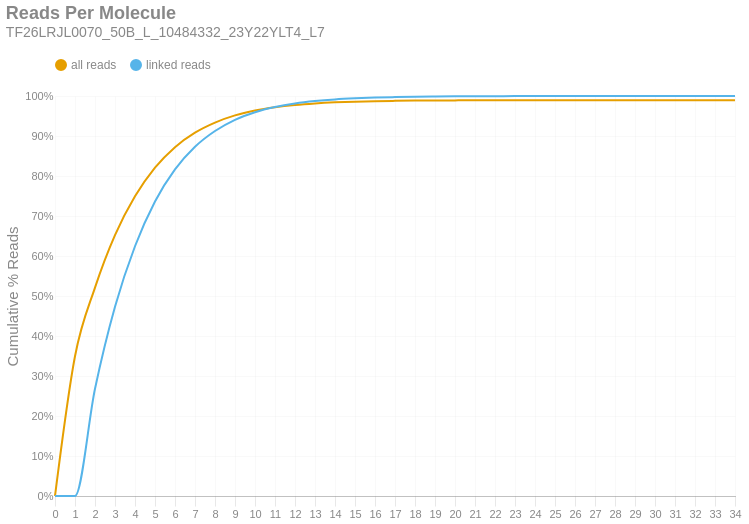

Write notebook code for a chart like this one.
### Markdown cell above
### Reads per Molecule
This chart shows the cumulative distribution of the number of reads per linked molecule. That is, how many alignments are associated with a unique molecule. This excludes the number of reads associated with invalid or absent linked-read barcodes. The `linked` histogram is the percentages recalculated when disregarding singletons.

### Code cell
if SKIPLR:
    print_html(f"Skipped")
else:
    counts = np.bincount(valids['reads'].cast(pl.Int64).to_numpy())
    weighted = counts * np.arange(len(counts))
    all_perc = weighted / n_reads
    linked_perc = weighted / n_linked_reads
    linked_perc[1] = 0
    binned_df = pl.DataFrame({
        'readsper': list(range(len(counts))),
        'all reads (cumsum)': np.cumsum(all_perc).tolist(),
        'linked reads (cumsum)': np.cumsum(linked_perc).tolist(),
    })

    with SafeRender(binned_df):
        (
            density_plot(binned_df, 'Reads Per Molecule', samplename, 'readspmol')
            .encode(
                x=alt.X('readsper:O', title=None).axis(labelAngle=0).scale(padding=0),
                y=alt.Y('value:Q', title='Cumulative % Reads').axis(format='%').stack(False),
                color=alt.Color("key:N").scale(domain=["all reads", "linked reads"]),
                tooltip=[
                    alt.Tooltip("key:N", title="Data Type"),
                    alt.Tooltip("readsper:O", title="Reads Per Molecule"),
                    alt.Tooltip("value:Q", format=".2%", title="% Reads (Cum.)")
                ]            
            )
        ).display()

### Figure 1 — Vega-Lite specification as saved in the notebook (floating-point values rounded to 4 significant figures)
{"width": "container", "height": 400, "config": {"title": {"anchor": "start", "dy": -15, "fontSize": 18, "color": "#888888", "subtitleColor": "#888888", "subtitleFontSize": 14}, "arc": {"fill": "#0072B2"}, "axis": {"domainColor": "#888888", "domainWidth": 0.5, "gridWidth": 0.2, "grid": false, "titleFontWeight": 400, "titleFontSize": 15, "labelFontSize": 11, "labelColor": "#888888", "tickColor": "#888888", "tickWidth": 0.2, "titleColor": "#888888"}, "axisBand": {"grid": false}, "axisX": {"grid": true, "tickSize": 10, "domainCap": "round"}, "axisY": {"domain": false, "grid": true, "tickSize": 0, "domainCap": "round"}, "background": "transparent", "header": {"labelFontSize": 15, "labelColor": "#888888", "titleFontSize": 15, "titleFontWeight": 600, "titleColor": "#888888"}, "legend": {"labelFont": "sans-serif", "labelFontSize": 12, "labelColor": "#888888", "symbolSize": 100, "symbolType": "circle", "titleFontSize": 12, "titlePadding": 10, "titleColor": "#888888", "title": null, "orient": "top"}, "range": {"category": ["#E69F00", "#56B4E9", "#009E73", "#F0E442", "#0072B2", "#D55E00", "#CC79A7", "#000000"], "diverging": ["#cfe8f3", "#a2d4ec", "#73bfe2", "#46abdb", "#1696d2", "#12719e"]}, "area": {"fill": "#0072B2", "fillOpacity": 0.7, "line": true, "strokeOpacity": 0.7}, "line": {"color": "#0072B2", "stroke": "#0072B2", "strokeWidth": 2}, "trail": {"color": "#0072B2", "stroke": "#0072B2", "strokeWidth": 0, "size": 1}, "point": {"filled": true, "fillOpacity": 1.0, "size": 95}, "text": {"color": "#888888", "fontSize": 11, "align": "right", "fontWeight": 400, "size": 11}, "bar": {"fill": "#0072B2", "stroke": null}, "view": {"stroke": null, "continuousWidth": 660, "continuousHeight": 400}}, "data": {"name": "data-cecd9a6b7f2a5312a7098916cea2fbbe"}, "mark": {"type": "line", "interpolate": "monotone", "point": {"opacity": 0, "size": 275}}, "encoding": {"color": {"field": "key", "scale": {"domain": ["all reads", "linked reads"]}, "type": "nominal"}, "tooltip": [{"field": "key", "title": "Data Type", "type": "nominal"}, {"field": "readsper", "title": "Reads Per Molecule", "type": "ordinal"}, {"field": "value", "format": ".2%", "title": "% Reads (Cum.)", "type": "quantitative"}], "x": {"axis": {"labelAngle": 0}, "field": "readsper", "scale": {"padding": 0}, "title": null, "type": "ordinal"}, "y": {"axis": {"format": "%"}, "field": "value", "stack": false, "title": "Cumulative % Reads", "type": "quantitative"}}, "params": [{"name": "param_c36ac31b6afebe62", "select": {"type": "point", "fields": ["key"]}, "bind": "legend"}], "title": {"text": "Reads Per Molecule", "subtitle": "TF26LRJL0070_50B_L_10484332_23Y22YLT4_L7"}, "transform": [{"fold": ["all reads (cumsum)", "linked reads (cumsum)"]}, {"calculate": "replace(datum.key, ' (cumsum)', '')", "as": "key"}, {"filter": {"param": "param_c36ac31b6afebe62"}}], "usermeta": {"embedOptions": {"downloadFileName": "TF26LRJL0070_50B_L_10484332_23Y22YLT4_L7.readspmol"}}, "$schema": "https://vega.github.io/schema/vega-lite/v6.4.1.json", "datasets": {"data-cecd9a6b7f2a5312a7098916cea2fbbe": [{"readsper": 0, "all reads (cumsum)": 0.0, "linked reads (cumsum)": 0.0}, {"readsper": 1, "all reads (cumsum)": 0.3494, "linked reads (cumsum)": 0.0}, {"readsper": 2, "all reads (cumsum)": 0.521, "linked reads (cumsum)": 0.268}, {"readsper": 3, "all reads (cumsum)": 0.6523, "linked reads (cumsum)": 0.4731}, {"readsper": 4, "all reads (cumsum)": 0.7491, "linked reads (cumsum)": 0.6244}, {"readsper": 5, "all reads (cumsum)": 0.8208, "linked reads (cumsum)": 0.7363}, {"readsper": 6, "all reads (cumsum)": 0.8721, "linked reads (cumsum)": 0.8165}, {"readsper": 7, "all reads (cumsum)": 0.9083, "linked reads (cumsum)": 0.8731}, {"readsper": 8, "all reads (cumsum)": 0.9336, "linked reads (cumsum)": 0.9125}, {"readsper": 9, "all reads (cumsum)": 0.9515, "linked reads (cumsum)": 0.9405}, {"readsper": 10, "all reads (cumsum)": 0.9637, "linked reads (cumsum)": 0.9595}, {"readsper": 11, "all reads (cumsum)": 0.972, "linked reads (cumsum)": 0.9725}, {"readsper": 12, "all reads (cumsum)": 0.9777, "linked reads (cumsum)": 0.9814}, {"readsper": 13, "all reads (cumsum)": 0.9815, "linked reads (cumsum)": 0.9874}, {"readsper": 14, "all reads (cumsum)": 0.9841, "linked reads (cumsum)": 0.9914}, {"readsper": 15, "all reads (cumsum)": 0.9858, "linked reads (cumsum)": 0.9941}, {"readsper": 16, "all reads (cumsum)": 0.987, "linked reads (cumsum)": 0.996}, {"readsper": 17, "all reads (cumsum)": 0.9878, "linked reads (cumsum)": 0.9972}, {"readsper": 18, "all reads (cumsum)": 0.9884, "linked reads (cumsum)": 0.9982}, {"readsper": 19, "all reads (cumsum)": 0.9888, "linked reads (cumsum)": 0.9987}, {"readsper": 20, "all reads (cumsum)": 0.989, "linked reads (cumsum)": 0.9991}, {"readsper": 21, "all reads (cumsum)": 0.9892, "linked reads (cumsum)": 0.9994}, {"readsper": 22, "all reads (cumsum)": 0.9893, "linked reads (cumsum)": 0.9996}, {"readsper": 23, "all reads (cumsum)": 0.9894, "linked reads (cumsum)": 0.9997}, {"readsper": 24, "all reads (cumsum)": 0.9895, "linked reads (cumsum)": 0.9998}, {"readsper": 25, "all reads (cumsum)": 0.9895, "linked reads (cumsum)": 0.9998}, {"readsper": 26, "all reads (cumsum)": 0.9895, "linked reads (cumsum)": 0.9999}, {"readsper": 27, "all reads (cumsum)": 0.9895, "linked reads (cumsum)": 0.9999}, {"readsper": 28, "all reads (cumsum)": 0.9895, "linked reads (cumsum)": 0.9999}, {"readsper": 29, "all reads (cumsum)": 0.9896, "linked reads (cumsum)": 1.0}, {"readsper": 30, "all reads (cumsum)": 0.9896, "linked reads (cumsum)": 1.0}, {"readsper": 31, "all reads (cumsum)": 0.9896, "linked reads (cumsum)": 1.0}, {"readsper": 32, "all reads (cumsum)": 0.9896, "linked reads (cumsum)": 1.0}, {"readsper": 33, "all reads (cumsum)": 0.9896, "linked reads (cumsum)": 1.0}, {"readsper": 34, "all reads (cumsum)": 0.9896, "linked reads (cumsum)": 1.0}]}}
